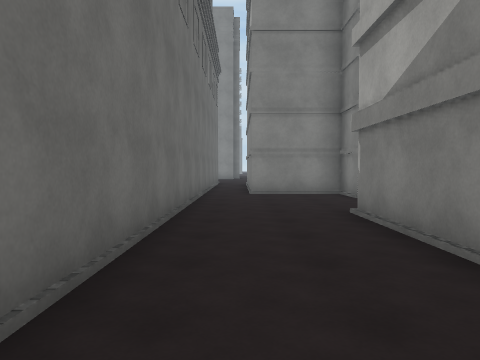
[1] (above)

24 first-person views from a walk through a 3-D level made in the Unity game engine. The camera is 1.4 m above the floor, tilts 2° down and sees 70° across. The floor is counted in squares, 2 m on a side. Each view is taken from the middle of a square. On the plan, view 1 faces up. The plan holds only what a view shows up to about 11 squares ahead; the rest is blank. The place goes on beyond the plan. The player is left out. Surface patterns are stand-ins for the level's own textures.

[2]
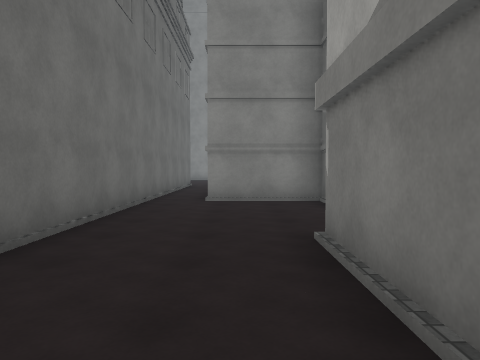

[3]
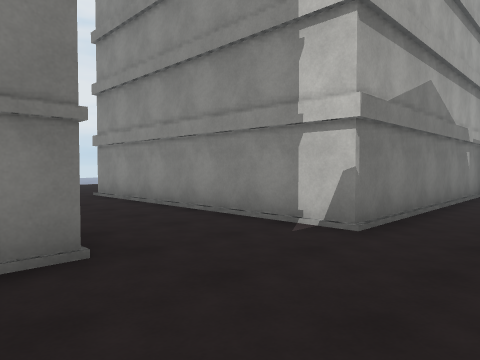

[4]
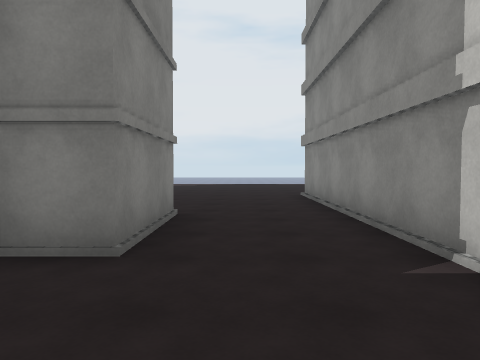

[5]
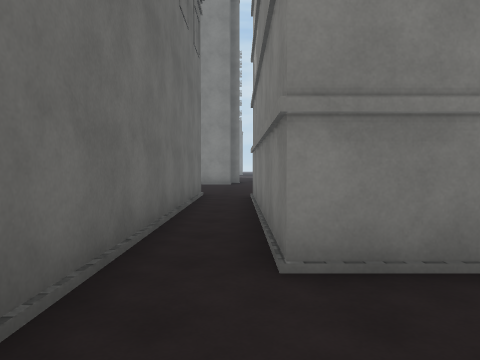

[6]
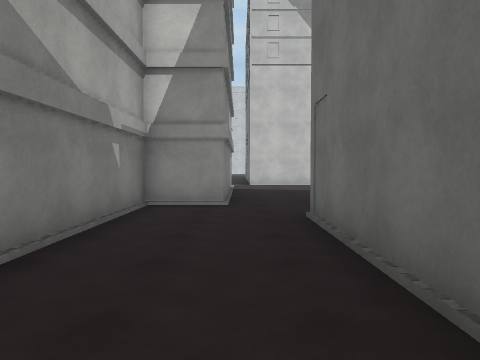

[7]
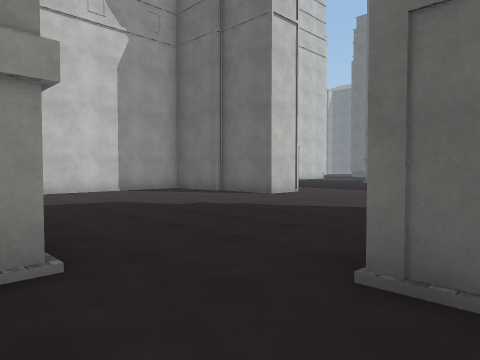

[8]
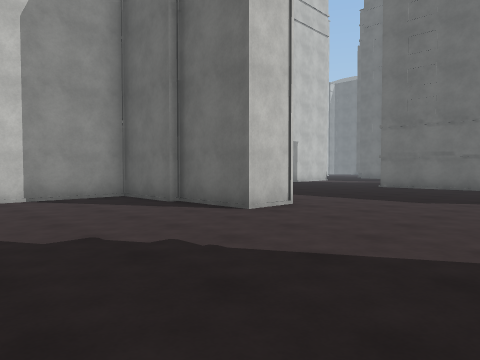

[9]
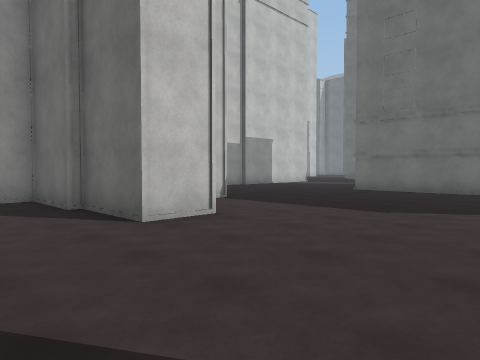

[10]
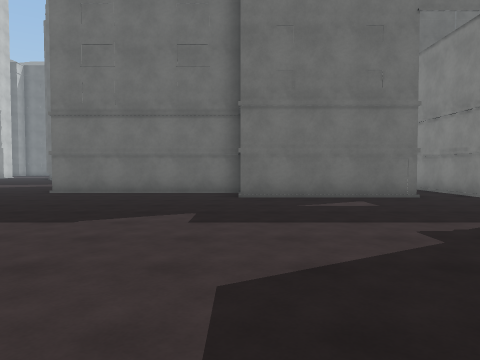

[11]
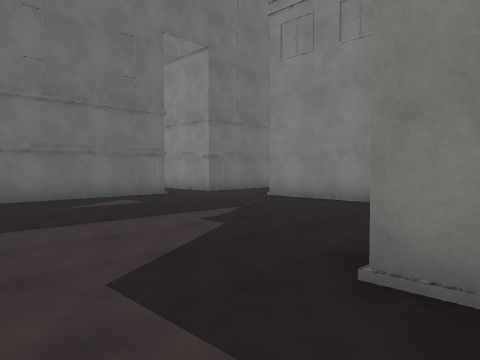

[12]
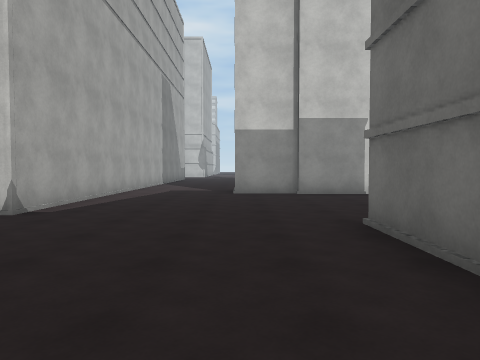

[13]
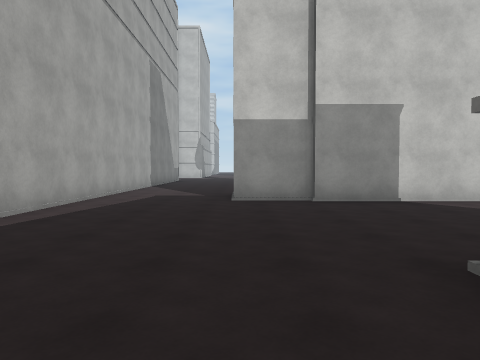

[14]
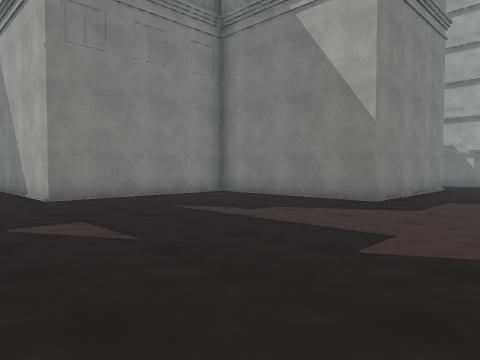

[15]
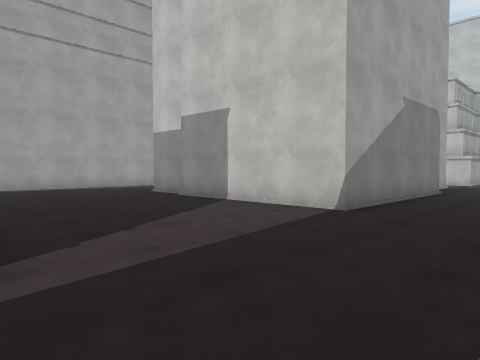

[16]
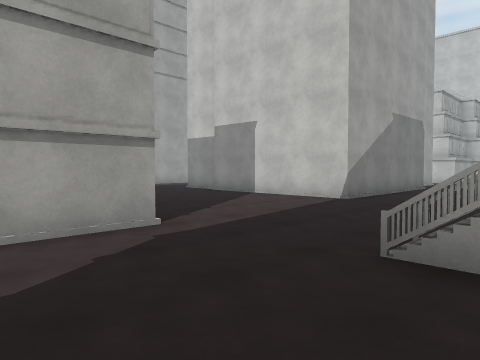

[17]
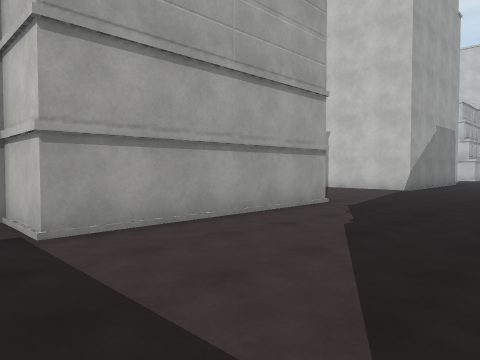

[18]
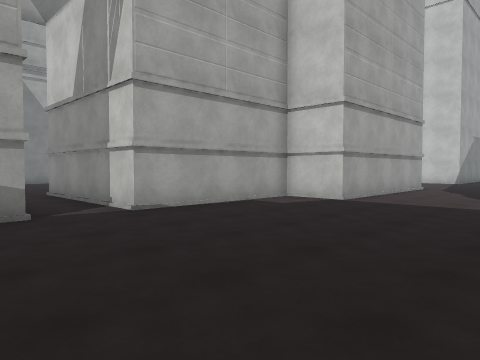

[19]
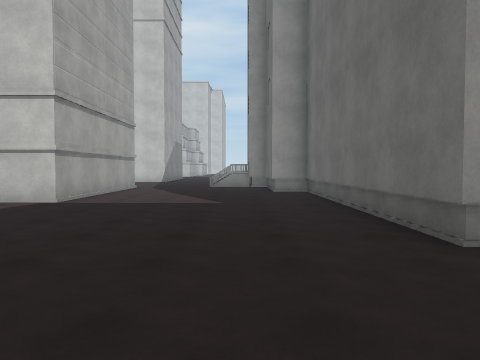

[20]
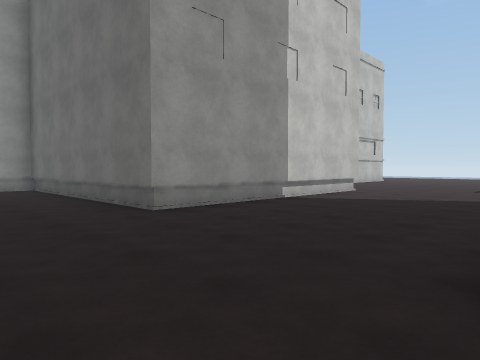

[21]
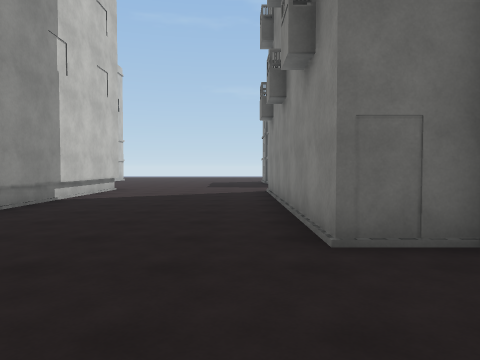

[22]
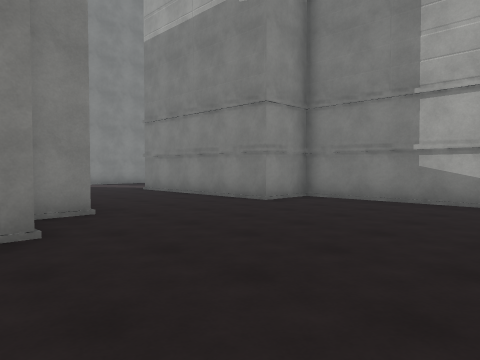

[23]
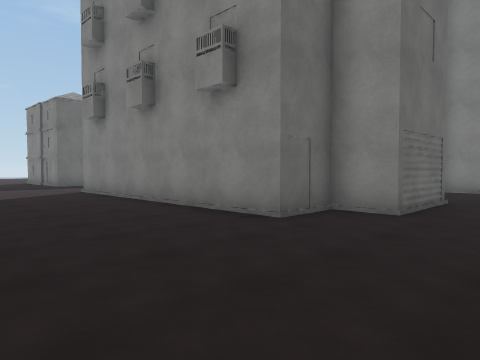

[24]
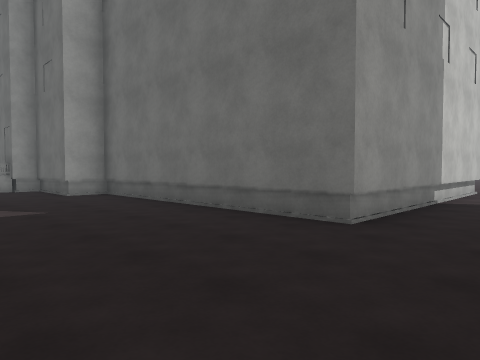

### Floor plan
Key: @ floor where view 1 was taken; # wall or solid block; . main floor; : floor 1 m higher than the main floor; / step, stairs or slope; B building.
Columns run from 31 left of view 1 to 7 right of it. Each row starts with its distance up from view 1.
 13           ..#                 #.B
 12         ....#                 #.B
 11         #...#                 #.B
 10        ##...#        #        #.BB
  9        #....###     /#        #...B
  8 B#######......#     /#        #...BBB..
  7 ..............#     /#        #........
  6 ..............#    ./#        #........
  5 ..............####../#####    #..######
  4 .........................#    #..#
  3 #######.......####.......#    #..#
  2       #.......#  #.......#    #..#
  1       #.......#  #.......#    #..#
  0       #.......#  #.......######@.#
 -1       #.....### ##.............. #
 -2       #.....#   #...............##
 -3       #.....#   #...............
 -4       ##....#   #...............
 -5        #....#   #...............
 -6        #....#   #.......#.......
 -7        #:/............# ##.....
 -8        # .............#  #....
 -9          .............#  #....
-10          .............#  #####
-11          .............#
-12           ..#   ###...#
-13           ..#     B...#
-14           ..#     ....#
-15            .#      ...#
-16            .#

Positions as (right, up) in squares from view 1, and headings:
1: (0, 0), facing up
2: (1, 2), facing up
3: (0, 9), facing down-right
4: (0, 7), facing right
5: (0, 7), facing up
6: (0, 5), facing down
7: (1, 1), facing down-left
8: (-2, -1), facing down-left
9: (-4, -1), facing down-left
10: (-5, -1), facing left
11: (-5, -2), facing up-left
12: (-13, -2), facing down
13: (-13, -4), facing down
14: (-13, -3), facing up-right
15: (-22, -6), facing down-right
16: (-23, -4), facing down-right
17: (-23, 0), facing down-right
18: (-23, 6), facing down-right
19: (-23, 6), facing down
20: (-22, 8), facing down-left
21: (-21, 7), facing left
22: (-25, 4), facing up-right
23: (-21, 4), facing up-left
24: (-21, 5), facing down-left
